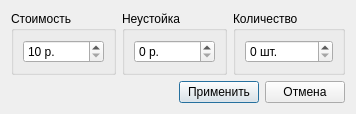
<?xml version="1.0" encoding="UTF-8"?>
<ui version="4.0">
 <class>CFanDialog</class>
 <widget class="QDialog" name="CFanDialog">
  <property name="geometry">
   <rect>
    <x>0</x>
    <y>0</y>
    <width>325</width>
    <height>103</height>
   </rect>
  </property>
  <property name="windowTitle">
   <string>Фан зона</string>
  </property>
  <layout class="QGridLayout" name="gridLayout_4">
   <item row="0" column="0">
    <widget class="QGroupBox" name="groupBox">
     <property name="title">
      <string>Стоимость</string>
     </property>
     <layout class="QGridLayout" name="gridLayout">
      <item row="0" column="0">
       <widget class="QSpinBox" name="sbxPrice">
        <property name="suffix">
         <string> р.</string>
        </property>
        <property name="minimum">
         <number>10</number>
        </property>
        <property name="maximum">
         <number>1000000</number>
        </property>
        <property name="singleStep">
         <number>10</number>
        </property>
       </widget>
      </item>
     </layout>
    </widget>
   </item>
   <item row="0" column="1">
    <widget class="QGroupBox" name="groupBox_2">
     <property name="title">
      <string>Неустойка</string>
     </property>
     <layout class="QGridLayout" name="gridLayout_2">
      <item row="0" column="0">
       <widget class="QSpinBox" name="sbxPenalty">
        <property name="suffix">
         <string> р.</string>
        </property>
        <property name="maximum">
         <number>500000</number>
        </property>
        <property name="singleStep">
         <number>10</number>
        </property>
       </widget>
      </item>
     </layout>
    </widget>
   </item>
   <item row="0" column="2">
    <widget class="QGroupBox" name="groupBox_3">
     <property name="title">
      <string>Количество </string>
     </property>
     <layout class="QGridLayout" name="gridLayout_3">
      <item row="0" column="0">
       <widget class="QSpinBox" name="sbxCount">
        <property name="suffix">
         <string> шт.</string>
        </property>
        <property name="maximum">
         <number>1000000</number>
        </property>
        <property name="singleStep">
         <number>10</number>
        </property>
       </widget>
      </item>
     </layout>
    </widget>
   </item>
   <item row="1" column="1">
    <spacer name="verticalSpacer">
     <property name="orientation">
      <enum>Qt::Vertical</enum>
     </property>
     <property name="sizeHint" stdset="0">
      <size>
       <width>20</width>
       <height>6</height>
      </size>
     </property>
    </spacer>
   </item>
   <item row="2" column="0" colspan="3">
    <layout class="QHBoxLayout" name="horizontalLayout">
     <item>
      <spacer name="horizontalSpacer">
       <property name="orientation">
        <enum>Qt::Horizontal</enum>
       </property>
       <property name="sizeHint" stdset="0">
        <size>
         <width>40</width>
         <height>20</height>
        </size>
       </property>
      </spacer>
     </item>
     <item>
      <widget class="QPushButton" name="pbnApply">
       <property name="sizePolicy">
        <sizepolicy hsizetype="Fixed" vsizetype="Fixed">
         <horstretch>0</horstretch>
         <verstretch>0</verstretch>
        </sizepolicy>
       </property>
       <property name="text">
        <string>Применить</string>
       </property>
       <property name="icon">
        <iconset resource="../main_res.qrc">
         <normaloff>:/images/apply.png</normaloff>:/images/apply.png</iconset>
       </property>
      </widget>
     </item>
     <item>
      <widget class="QPushButton" name="pbnCancel">
       <property name="sizePolicy">
        <sizepolicy hsizetype="Fixed" vsizetype="Fixed">
         <horstretch>0</horstretch>
         <verstretch>0</verstretch>
        </sizepolicy>
       </property>
       <property name="text">
        <string>Отмена</string>
       </property>
       <property name="icon">
        <iconset resource="../main_res.qrc">
         <normaloff>:/images/cancel.png</normaloff>:/images/cancel.png</iconset>
       </property>
      </widget>
     </item>
    </layout>
   </item>
  </layout>
 </widget>
 <resources>
  <include location="../main_res.qrc"/>
  <include location="../main_res.qrc"/>
 </resources>
 <connections/>
</ui>
